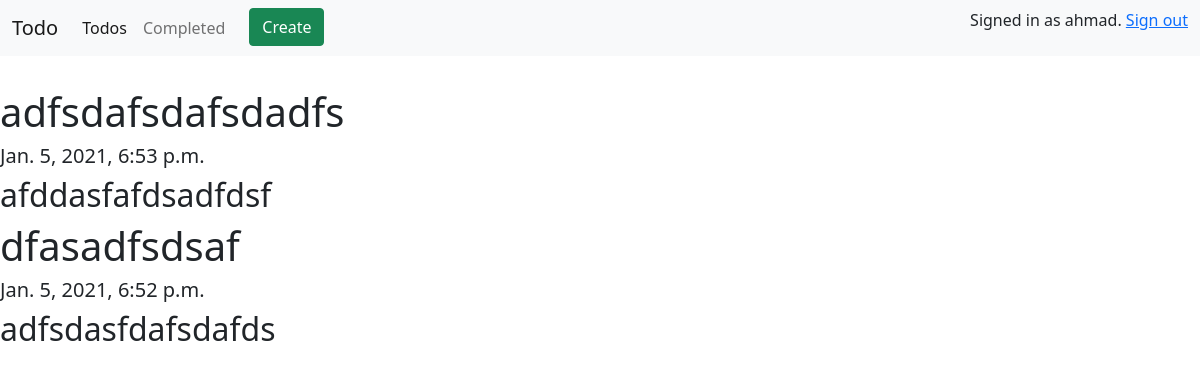
Screenshot of / (signed in) with the database file from the repository.
### todo/models.py (models this page shows, shortened)
class Todo(models.Model):
    title = models.CharField(max_length=200)
    memo = models.TextField(blank=True)
    date_created = models.DateTimeField(auto_now_add=True)
    date_completed = models.DateTimeField(blank=True, null=True)
    is_important = models.BooleanField(default=False)
    user = models.ForeignKey(User, on_delete=models.CASCADE)

### todo/views.py (the view)
# urls.py: 2. Add a URL to urlpatterns:  path('', views.home, name='home')
def home(request):
    if request.user.is_authenticated:
        return todos(request)
    return homepage(request)

### todo/views.py (called while the page is built)
def todos(request):
    if request.user.is_authenticated:
        request.session['prev_page'] = 'todos'
        todos_list = Todo.objects.filter(user=request.user, date_completed__isnull=True).order_by('-date_created')
        return render(request, 'todo/todos.html', {'title': 'Todos', 'todos': todos_list})
    return need_signin_first(request, 'todos')

### todo/templates/todo/todos.html
{% extends 'todo/base.html' %}
{% block content %}
    {% for todo in todos %}
        {% if todo.is_important %}<strong>{% endif %}
        <h1>{{ todo.title }}</h1>
        {% if todo.is_important %}</strong>{% endif %}
        <h5>{{ todo.date_created }}</h5>
        <h2>{{ todo.memo|truncatechars:100 }}</h2>
    {% endfor %}
{% endblock %}

### todo/templates/todo/base.html (shortened to what this page needs)
<html lang="en">
    <head>
        <link href="https://cdn.jsdelivr.net/npm/bootstrap@5.0.0-beta1/dist/css/bootstrap.min.css" rel="stylesheet">
    </head>
    <body>
        <nav class="navbar navbar-expand-lg navbar-light bg-light" style="margin-bottom: 2em">
          <div class="container-fluid">
            <a class="navbar-brand" href="{% url 'home' %}">Todo</a>
          {% if user.is_authenticated %}
            <div class="collapse navbar-collapse" id="navbarSupportedContent">
              <ul class="navbar-nav me-auto mb-2 mb-lg-0">
                <li class="nav-item">
                  <a class="nav-link active" aria-current="page" href="{% url 'todos' %}">Todos</a>
                </li>
                <li class="nav-item">
                    <a class="nav-link" href="{% url 'completed' %}">Completed</a>
                </li>
                <li class="nav-item">
                    <a href="{% url 'create' %}"><button class="btn btn-success" style="margin-left: 1em">Create</button></a>
                </li>
              </ul>
              <p>
                  Signed in as {{ user }}.
                  <a href="#" onclick="document.getElementById('signout_form').submit();">Sign out</a>
              </p>
            </div>
          {% endif %}
          </div>
        </nav>
        {% block content %}{% endblock %}
    </body>
</html>

### rows the page displays
Todo: title "adfsdafsdafsdadfs", date_created "Jan. 5, 2021, 6:53 p.m.", memo "afddasfafdsadfdsf"
Todo: title "dfasadfsdsaf", date_created "Jan. 5, 2021, 6:52 p.m.", memo "adfsdasfdafsdafds"

### other values shown
{{ user }} "ahmad"
